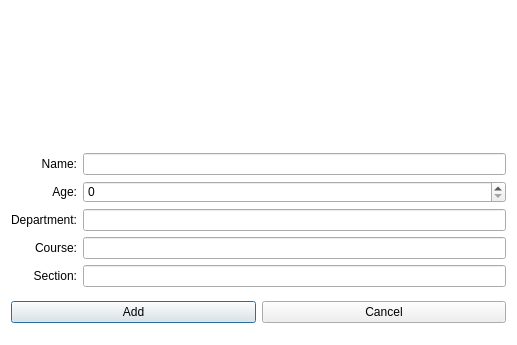
<?xml version="1.0" encoding="UTF-8"?>
<ui version="4.0">
 <class>UserAddDialog</class>
 <widget class="QDialog" name="UserAddDialog">
  <property name="windowModality">
   <enum>Qt::ApplicationModal</enum>
  </property>
  <property name="geometry">
   <rect>
    <x>0</x>
    <y>0</y>
    <width>517</width>
    <height>345</height>
   </rect>
  </property>
  <property name="minimumSize">
   <size>
    <width>370</width>
    <height>345</height>
   </size>
  </property>
  <property name="maximumSize">
   <size>
    <width>16777215</width>
    <height>345</height>
   </size>
  </property>
  <property name="windowTitle">
   <string>Add User</string>
  </property>
  <property name="styleSheet">
   <string notr="true">QDialog {
background-color: rgb(255, 255, 255);
}</string>
  </property>
  <layout class="QGridLayout" name="gridLayout">
   <property name="bottomMargin">
    <number>12</number>
   </property>
   <item row="2" column="0">
    <layout class="QGridLayout" name="gridLayout_2">
     <item row="1" column="1">
      <widget class="QSpinBox" name="ageField"/>
     </item>
     <item row="4" column="0">
      <widget class="QLabel" name="label_6">
       <property name="text">
        <string>Section:</string>
       </property>
       <property name="alignment">
        <set>Qt::AlignRight|Qt::AlignTrailing|Qt::AlignVCenter</set>
       </property>
      </widget>
     </item>
     <item row="0" column="0">
      <widget class="QLabel" name="label_2">
       <property name="text">
        <string>Name:</string>
       </property>
       <property name="alignment">
        <set>Qt::AlignRight|Qt::AlignTrailing|Qt::AlignVCenter</set>
       </property>
      </widget>
     </item>
     <item row="3" column="0">
      <widget class="QLabel" name="label_5">
       <property name="text">
        <string>Course:</string>
       </property>
       <property name="alignment">
        <set>Qt::AlignRight|Qt::AlignTrailing|Qt::AlignVCenter</set>
       </property>
      </widget>
     </item>
     <item row="1" column="0">
      <widget class="QLabel" name="label_3">
       <property name="text">
        <string>Age:</string>
       </property>
       <property name="alignment">
        <set>Qt::AlignRight|Qt::AlignTrailing|Qt::AlignVCenter</set>
       </property>
      </widget>
     </item>
     <item row="2" column="0">
      <widget class="QLabel" name="label_4">
       <property name="text">
        <string>Department:</string>
       </property>
       <property name="alignment">
        <set>Qt::AlignRight|Qt::AlignTrailing|Qt::AlignVCenter</set>
       </property>
      </widget>
     </item>
     <item row="0" column="1">
      <widget class="QLineEdit" name="nameField"/>
     </item>
     <item row="2" column="1">
      <widget class="QLineEdit" name="departmentField"/>
     </item>
     <item row="3" column="1">
      <widget class="QLineEdit" name="courseField"/>
     </item>
     <item row="4" column="1">
      <widget class="QLineEdit" name="sectionField"/>
     </item>
    </layout>
   </item>
   <item row="1" column="0">
    <layout class="QHBoxLayout" name="horizontalLayout">
     <item>
      <spacer name="horizontalSpacer_2">
       <property name="orientation">
        <enum>Qt::Horizontal</enum>
       </property>
       <property name="sizeHint" stdset="0">
        <size>
         <width>40</width>
         <height>20</height>
        </size>
       </property>
      </spacer>
     </item>
     <item>
      <widget class="QLabel" name="label">
       <property name="minimumSize">
        <size>
         <width>120</width>
         <height>120</height>
        </size>
       </property>
       <property name="maximumSize">
        <size>
         <width>120</width>
         <height>120</height>
        </size>
       </property>
       <property name="text">
        <string/>
       </property>
       <property name="pixmap">
        <pixmap resource="assets.qrc">:/images/user.jpeg</pixmap>
       </property>
       <property name="scaledContents">
        <bool>true</bool>
       </property>
       <property name="alignment">
        <set>Qt::AlignCenter</set>
       </property>
      </widget>
     </item>
     <item>
      <spacer name="horizontalSpacer">
       <property name="orientation">
        <enum>Qt::Horizontal</enum>
       </property>
       <property name="sizeHint" stdset="0">
        <size>
         <width>40</width>
         <height>20</height>
        </size>
       </property>
      </spacer>
     </item>
    </layout>
   </item>
   <item row="3" column="0">
    <layout class="QHBoxLayout" name="horizontalLayout_2">
     <item>
      <widget class="QPushButton" name="addButton">
       <property name="text">
        <string>Add</string>
       </property>
      </widget>
     </item>
     <item>
      <widget class="QPushButton" name="cancelButton">
       <property name="text">
        <string>Cancel</string>
       </property>
      </widget>
     </item>
    </layout>
   </item>
  </layout>
 </widget>
 <resources>
  <include location="assets.qrc"/>
 </resources>
 <connections/>
</ui>
